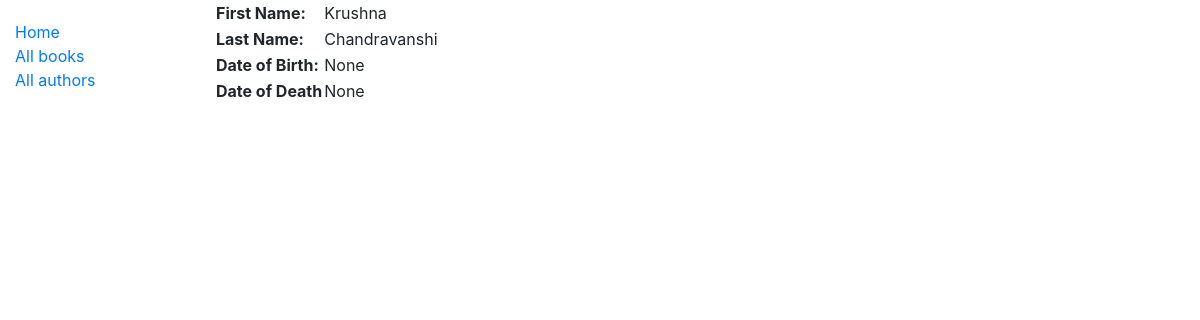
The app's page /catalog/author/1 with its own data.
### catalog/models.py (models this page shows, shortened)
class Author(models.Model):
    first_name = models.CharField(max_length=100)
    last_name = models.CharField(max_length=100)
    date_of_birth = models.DateField(null=True, blank=True)
    date_of_death = models.DateField('Died', null=True, blank=True)
    class Meta:
        ordering = ['last_name', 'first_name']

### catalog/views.py (the view)
# urls.py: path('author/<int:pk>', views.AuthorDetailView.as_view(), name='author-detail'),
class AuthorDetailView(generic.DetailView):
    model = Author

### catalog/templates/catalog/author_detail.html
{% extends "base_generic.html" %}
{% block content %}
    <div>
        <table>
            <tr>
                <td><strong>First Name:</strong></td>
                <td>{{ author.first_name  }}</td>
            </tr>
            <tr>
                <td><strong>Last Name:</strong></td>
                <td>{{ author.last_name }}</td>
            </tr>
            <tr>
                <td><strong>Date of Birth:</strong></td>
                <td>{{ author.date_of_birth }}</td>
            </tr>
            <tr>
                <td><strong>Date of Death</strong></td>
                <td>{{ author.date_of_death }}</td>
            </tr>
        </table>
    </div>
{% endblock %}

### records on screen
Author: first_name "Krushna", last_name "Chandravanshi", date_of_birth "None", date_of_death "None"
